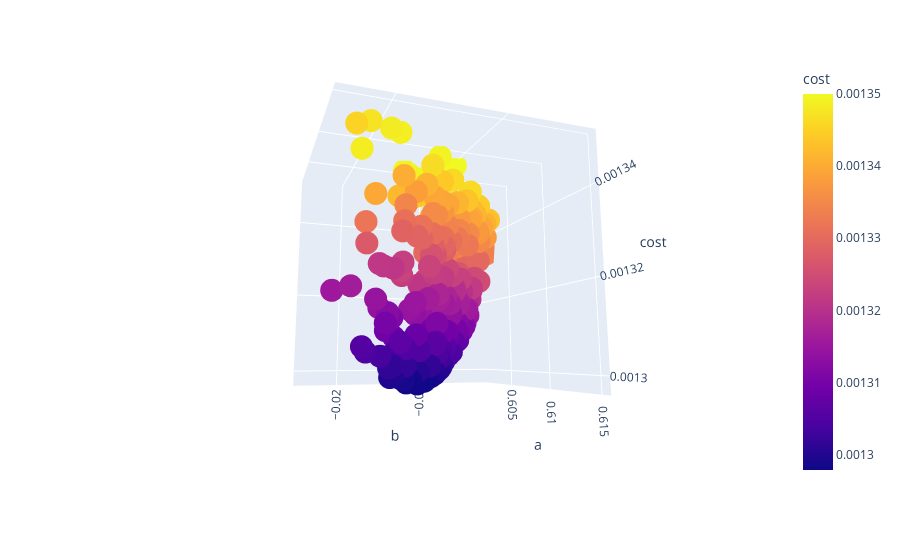

Write notebook code for a chart like this one.
### Code cell
df = pd.DataFrame(np.hstack((v,b.reshape(-1,1))),columns=['a','b','cost'])
fig = px.scatter_3d(df[df.cost<0.00135], x="a", y="b", z='cost',color='cost')
fig.show()

### Figure 1 — Plotly figure (JSON) as saved in the notebook; plotly's stock layout.template omitted (floating-point values rounded to 4 significant figures; data arrays with more than 128 entries replaced by an {"elided": "..."} marker saying what was removed)
{"data": [{"hovertemplate": "a=%{x}<br>b=%{y}<br>cost=%{marker.color}<extra></extra>", "legendgroup": "", "marker": {"color": {"elided": "273 float values"}, "coloraxis": "coloraxis", "symbol": "circle"}, "mode": "markers", "name": "", "scene": "scene", "showlegend": false, "type": "scatter3d", "x": {"elided": "273 float values"}, "y": {"elided": "273 float values"}, "z": {"elided": "273 float values"}}], "layout": {"autosize": true, "coloraxis": {"colorbar": {"title": {"text": "cost"}}, "colorscale": [[0, "#0d0887"], [0.1111, "#46039f"], [0.2222, "#7201a8"], [0.3333, "#9c179e"], [0.4444, "#bd3786"], [0.5556, "#d8576b"], [0.6667, "#ed7953"], [0.7778, "#fb9f3a"], [0.8889, "#fdca26"], [1, "#f0f921"]]}, "legend": {"tracegroupgap": 0}, "margin": {"t": 60}, "scene": {"aspectmode": "auto", "aspectratio": {"x": 1, "y": 1, "z": 1}, "camera": {"center": {"x": 0, "y": 0, "z": 0}, "eye": {"x": 2.008, "y": -0.7225, "z": -0.363}, "projection": {"type": "perspective"}, "up": {"x": 0, "y": 0, "z": 1}}, "domain": {"x": [0, 1], "y": [0, 1]}, "xaxis": {"title": {"text": "a"}, "type": "linear"}, "yaxis": {"title": {"text": "b"}, "type": "linear"}, "zaxis": {"title": {"text": "cost"}, "type": "linear"}}}}
